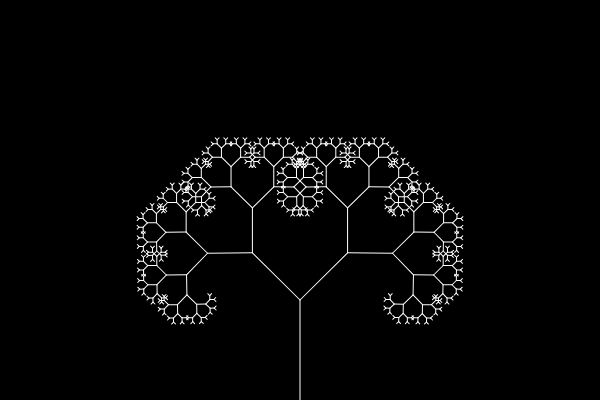
Frame 1 (no input)
Frame 60 (no input): identical to frame 1, image omitted
Frame 120 (the mouse pressed at the canvas centre since frame 60): identical to frame 1, image omitted

The p5.js sketch that drew this single still picture (run headless with seeded random() and noise() and a simulated clock; from frame 60 on, the mouse is pressed at the canvas centre):

// p5.js sketch
// ── sketch.js
var slider;
var angle;
function setup(){
  createCanvas(600,400);
  slider = createSlider(0,TWO_PI,PI/4,0.01);
}

function draw(){
  background(0);
  angle = slider.value();
  translate(width/2,height);
  stroke(255);
  branch(100);
}

function branch(len){
  line(0,0,0,-len);
  translate(0,-len);
  if(len > 4){
    push();
    rotate(angle);
    branch(len*0.67);
    pop();
    push();
    rotate(-angle);
    branch(len*0.67);
    pop();
  }
  
}
